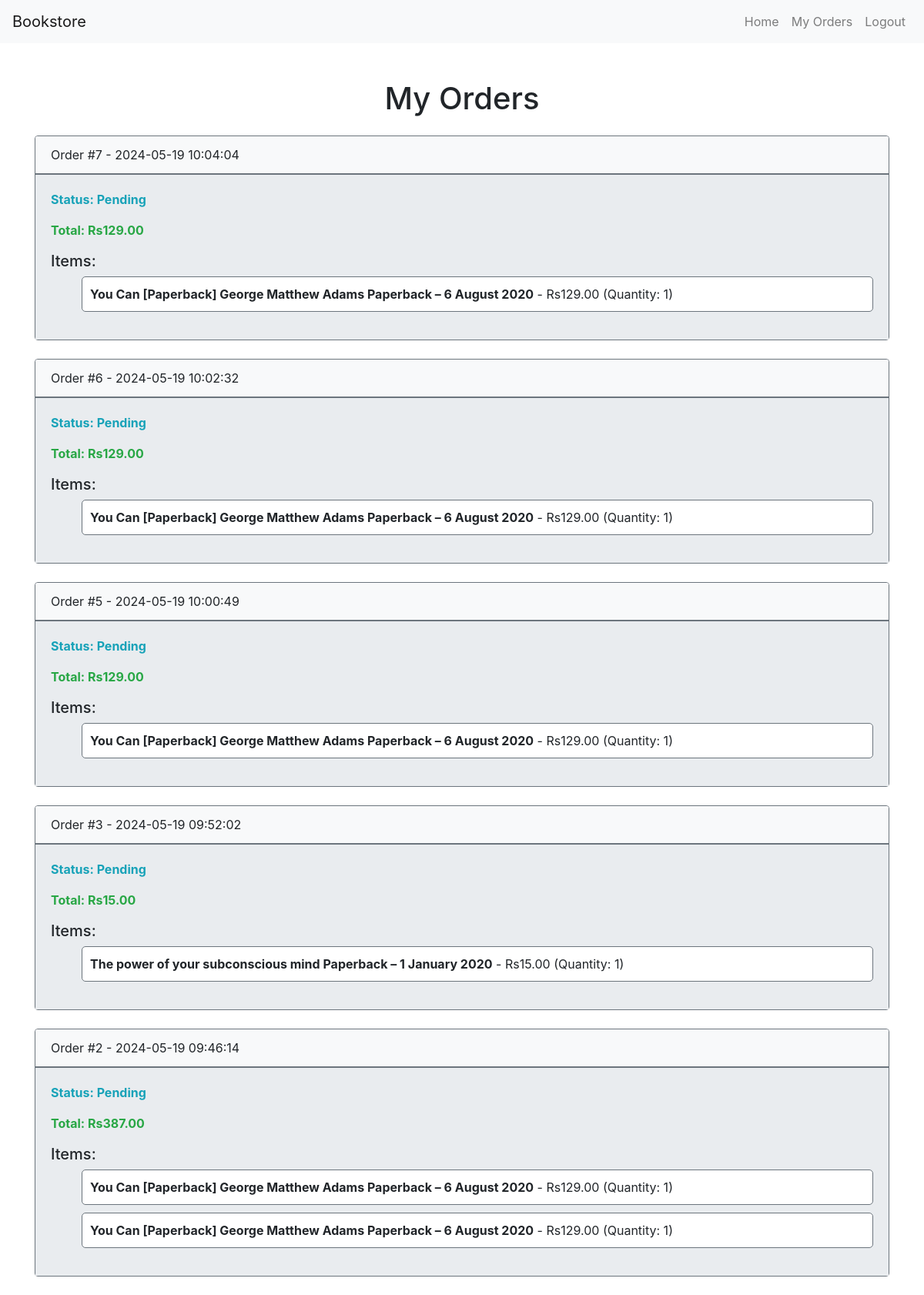
Screenshot of /orders.php (signed in) with the database file from the repository.
### tables this page shows
CREATE TABLE `orders` (
  `id` int NOT NULL,
  `user_id` int NOT NULL,
  `total` decimal(10,2) NOT NULL,
  `status` varchar(50) NOT NULL,
  `created_at` timestamp NULL DEFAULT CURRENT_TIMESTAMP
);

CREATE TABLE `order_items` (
  `id` int NOT NULL,
  `order_id` int NOT NULL,
  `book_id` int NOT NULL,
  `quantity` int NOT NULL,
  `price` decimal(10,2) NOT NULL
);

CREATE TABLE `books` (
  `id` int NOT NULL,
  `title` varchar(255) NOT NULL,
  `author` varchar(255) NOT NULL,
  `price` decimal(10,2) NOT NULL,
  `description` text NOT NULL,
  `cover_image` varchar(255) NOT NULL
);

### orders.php (the view, shortened to what this page needs)
<?php
require 'config.php';
$userId = $_SESSION['user_id'];
try {
    $stmt = $conn->prepare("SELECT * FROM orders WHERE user_id = :user_id ORDER BY created_at DESC");
    $stmt->bindParam(':user_id', $userId);
    $stmt->execute();
    $orders = $stmt->fetchAll(PDO::FETCH_ASSOC);
} catch (PDOException $e) {
    die("Error fetching orders: " . $e->getMessage());
}
?>
<!DOCTYPE html>
<html lang="en">
<head>
    <link href="https://stackpath.bootstrapcdn.com/bootstrap/4.5.2/css/bootstrap.min.css" rel="stylesheet">
</head>
<body>
    <nav class="navbar navbar-expand-lg navbar-light bg-light">
        <a class="navbar-brand" href="index.php">Bookstore</a>
        <div class="collapse navbar-collapse">
            <ul class="navbar-nav ml-auto">
                <li class="nav-item">
                    <a class="nav-link" href="index.php">Home</a>
                </li>
                <?php if (isset($_SESSION['user_id'])): ?>
                    <li class="nav-item">
                        <a class="nav-link" href="orders.php">My Orders</a>
                    </li>
                    <li class="nav-item">
                        <a class="nav-link" href="logout.php">Logout</a>
                    </li>
                <?php endif; ?>
            </ul>
        </div>
    </nav>
    <div class="container mt-5">
        <h1 class="text-center mb-4">My Orders</h1>
        <?php if (empty($orders)): ?>
            <p class="text-center">You have no orders yet.</p>
        <?php else: ?>
            <?php foreach ($orders as $order): ?>
                <div class="card mb-4">
                    <div class="card-header">
                        <span class="order-id">Order #<?= htmlspecialchars($order['id']) ?></span> -
                        <span class="order-date"><?= htmlspecialchars($order['created_at']) ?></span>
                    </div>
                    <div class="card-body">
                        <p class="order-status">Status: <?= htmlspecialchars($order['status']) ?></p>
                        <p class="order-total">Total: Rs<?= htmlspecialchars($order['total']) ?></p>
                        <h5>Items:</h5>
                        <?php
                        $stmt = $conn->prepare("SELECT order_items.*, books.title FROM order_items JOIN books ON order_items.book_id = books.id WHERE order_id = :order_id");
                        $stmt->bindParam(':order_id', $order['id']);
                        $stmt->execute();
                        $items = $stmt->fetchAll(PDO::FETCH_ASSOC);
                        ?>
                        <ul class="order-items">
                            <?php foreach ($items as $item): ?>
                                <li>
                                    <strong><?= htmlspecialchars($item['title']) ?></strong> - Rs<?= htmlspecialchars($item['price']) ?> (Quantity: <?= htmlspecialchars($item['quantity']) ?>)
                                </li>
                            <?php endforeach; ?>
                        </ul>
                    </div>
                </div>
            <?php endforeach; ?>
        <?php endif; ?>
    </div>
</body>
</html>

### orders.php (style rules this page uses)
.card-header { background-color: #f8f9fa; border-bottom: 2px solid #6c757d; }
.card-body { background-color: #e9ecef; }
.card { border: 1px solid #6c757d; }
.order-status { font-weight: bold; color: #17a2b8; }
.order-total { font-weight: bold; color: #28a745; }
.order-items li { list-style: none; background-color: #fff; margin-bottom: 10px; padding: 10px; border: 1px solid #6c757d; border-radius: 5px; }

### rows the page displays
orders: id "7", created_at "2024-05-19 10:04:04", status "Pending", total "129.00"
order_items: book.title "You Can [Paperback] George Matthew Adams Paperback – 6 August 2020", price "129.00", quantity "1"
orders: id "6", created_at "2024-05-19 10:02:32", status "Pending", total "129.00"
order_items: book.title "You Can [Paperback] George Matthew Adams Paperback – 6 August 2020", price "129.00", quantity "1"
orders: id "5", created_at "2024-05-19 10:00:49", status "Pending", total "129.00"
order_items: book.title "You Can [Paperback] George Matthew Adams Paperback – 6 August 2020", price "129.00", quantity "1"
orders: id "3", created_at "2024-05-19 09:52:02", status "Pending", total "15.00"
order_items: book.title "The power of your subconscious mind Paperback – 1 January 2020", price "15.00", quantity "1"
orders: id "2", created_at "2024-05-19 09:46:14", status "Pending", total "387.00"
order_items: book.title "You Can [Paperback] George Matthew Adams Paperback – 6 August 2020", price "129.00", quantity "1"
order_items: book.title "You Can [Paperback] George Matthew Adams Paperback – 6 August 2020", price "129.00", quantity "1"
